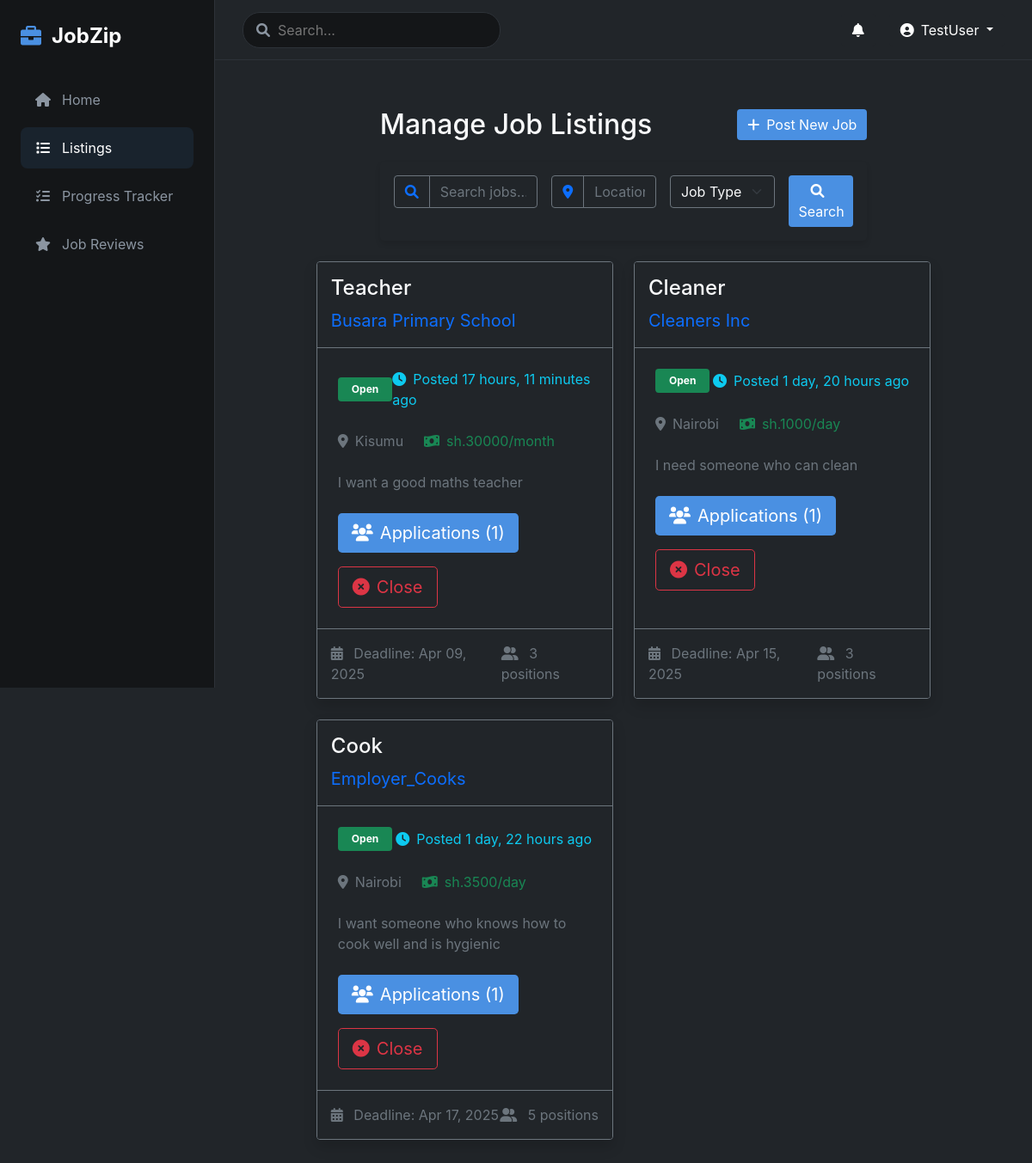
Screenshot of /listings/ (signed in) with the database file from the repository.
### jobs/models.py (models this page shows, shortened)
class User(AbstractUser):
    USER_TYPE_CHOICES = (
        ('employer', 'Employer'),
        ('employee', 'Employee'),
    )
    user_type = models.CharField(max_length=10, choices=USER_TYPE_CHOICES, default='employee')
    profile_picture = models.ImageField(upload_to='profile_pics/', null=True, blank=True)
    location = models.CharField(max_length=100, null=True, blank=True)
    bio = models.TextField(null=True, blank=True)
    date_joined = models.DateTimeField(default=timezone.now)

class Job(models.Model):
    STATUS_CHOICES = (
        ('open', 'Open'),
        ('closed', 'Closed'),
    )
    employer = models.ForeignKey(User, on_delete=models.CASCADE, related_name='posted_jobs')
    title = models.CharField(max_length=200)
    description = models.TextField()
    location = models.CharField(max_length=100)
    duration = models.CharField(max_length=50)
    company = models.CharField(max_length=200)
    salary = models.CharField(max_length=100, help_text="e.g., $50,000/year or $25/hour", null=True, blank=True)
    employees_required = models.IntegerField()
    deadline = models.DateTimeField()
    created_at = models.DateTimeField(auto_now_add=True)
    status = models.CharField(max_length=10, choices=STATUS_CHOICES, default='open')
    company_pictures = models.ManyToManyField('CompanyPicture')

### jobs/views.py (the view)
# urls.py: path('listings/', views.listings, name='listings'),
@login_required
def listings(request):
    if request.user.user_type == 'employer':
        return render(request, 'jobs/employer_listings.html', {
            'jobs': Job.objects.filter(employer=request.user).order_by('-created_at'),
            'form': JobPostForm()
        })
    elif request.user.user_type == 'employee':
        jobs = Job.objects.filter(status='open').order_by('-created_at')
        bookmarks = Bookmark.objects.filter(user=request.user).values_list('job_id', flat=True)
        for job in jobs:
            job.is_bookmarked = job.id in bookmarks
        return render(request, 'jobs/listings.html', {'jobs': jobs})
    return redirect('home')

### jobs/templates/jobs/employer_listings.html (shortened to what this page needs)
{% extends 'jobs/base.html' %}
{% load static %}
{% block content %}
<div class="container-fluid py-4">
    <div class="row mb-4">
        <div class="col-md-8 mx-auto">
            <div class="d-flex justify-content-between align-items-center">
                <h2 class="mb-0">Manage Job Listings</h2>
                <button type="button" class="btn btn-primary" data-bs-toggle="modal" data-bs-target="#postJobModal">
                    <i class="fas fa-plus me-2"></i>Post New Job
                </button>
            </div>
        </div>
    </div>
    <div class="row mb-4">
        <div class="col-md-8 mx-auto">
            <div class="search-bar bg-darker rounded-3 p-3">
                <form method="GET" action="{% url 'listings' %}" class="row g-3">
                    <div class="col-md-4">
                        <div class="input-group">
                            <span class="input-group-text bg-dark border-secondary">
                                <i class="fas fa-search text-primary"></i>
                            </span>
                            <input type="text" name="q" class="form-control bg-dark border-secondary" placeholder="Search jobs..." value="{{ request.GET.q }}">
                        </div>
                    </div>
                    <div class="col-md-3">
                        <div class="input-group">
                            <span class="input-group-text bg-dark border-secondary">
                                <i class="fas fa-map-marker-alt text-primary"></i>
                            </span>
                            <input type="text" name="location" class="form-control bg-dark border-secondary" placeholder="Location..." value="{{ request.GET.location }}">
                        </div>
                    </div>
                    <div class="col-md-3">
                        <select name="type" class="form-select bg-dark border-secondary text-light">
                            <option value="">Job Type</option>
                        </select>
                    </div>
                    <div class="col-md-2">
                        <button type="submit" class="btn btn-primary w-100">
                            <i class="fas fa-search me-2"></i>Search
                        </button>
                    </div>
                </form>
            </div>
        </div>
    </div>
    <div class="row">
        <div class="col-md-10 mx-auto">
            <div class="row g-4">
                {% for job in jobs %}
                <div class="col-lg-6">
                    {% include 'jobs/components/job_card.html' with job=job %}
                </div>
                {% endfor %}
            </div>
        </div>
    </div>
</div>
{% endblock %}

### jobs/templates/jobs/base.html (shortened to what this page needs)
<!DOCTYPE html>
<html lang="en">
<head>
    <link href="https://cdn.jsdelivr.net/npm/bootstrap@5.1.3/dist/css/bootstrap.min.css" rel="stylesheet">
    <link rel="stylesheet" href="https://cdnjs.cloudflare.com/ajax/libs/font-awesome/6.0.0/css/all.min.css">
    {% load static %}
    <link rel="stylesheet" href="{% static 'css/style.css' %}">
</head>
<body class="bg-dark text-light">
    <div class="d-flex">
        <div class="sidebar bg-darker">
            <div class="logo-container">
                <i class="fas fa-briefcase app-icon"></i>
                <span class="app-title">JobZip</span>
            </div>
            <nav>
                <ul class="nav flex-column">
                    <li class="nav-item">
                        <a href="{% url 'home' %}" class="nav-link {% if request.resolver_match.url_name == 'home' %}active{% endif %}">
                            <i class="fas fa-home"></i> Home
                        </a>
                    </li>
                    {% if user.user_type == 'employer' %}
                    <li class="nav-item">
                        <a href="{% url 'listings' %}" class="nav-link {% if request.resolver_match.url_name == 'listings' %}active{% endif %}">
                            <i class="fas fa-list"></i> Listings
                        </a>
                    </li>
                    <li class="nav-item">
                        <a href="{% url 'progress_tracker' %}" class="nav-link {% if request.resolver_match.url_name == 'progress_tracker' %}active{% endif %}">
                            <i class="fas fa-tasks"></i> Progress Tracker
                        </a>
                    </li>
                    {% endif %}
                    <li class="nav-item">
                        <a href="{% url 'job_reviews' %}" class="nav-link {% if request.resolver_match.url_name == 'job_reviews' %}active{% endif %}">
                            <i class="fas fa-star"></i> Job Reviews
                        </a>
                    </li>
                </ul>
            </nav>
        </div>
        <div class="main-content">
            <header class="header bg-darker">
                <div class="search-container">
                    <i class="fas fa-search search-icon"></i>
                    <input type="text" class="search-input" placeholder="Search...">
                </div>
                <div class="header-right">
                    <div class="notifications dropdown">
                        <button class="btn btn-dark position-relative" data-bs-toggle="dropdown">
                            <i class="fas fa-bell"></i>
                        </button>
                    </div>
                    {% if user.is_authenticated %}
                    <div class="dropdown">
                        <button class="btn btn-dark dropdown-toggle" type="button" id="userMenu" data-bs-toggle="dropdown">
                            <i class="fas fa-user-circle me-2"></i>{{ user.username }}
                        </button>
                    </div>
                    {% else %}
                    <a href="{% url 'login' %}" class="btn btn-primary">
                        <i class="fas fa-sign-in-alt me-2"></i>Login
                    </a>
                    {% endif %}
                </div>
            </header>
            <main class="content-area">
                {% block content %}{% endblock %}
            </main>
        </div>
    </div>
</body>
</html>

### jobs/templates/jobs/components/job_card.html
<div class="card bg-dark border-secondary h-100 shadow">
    <div class="card-header bg-dark border-secondary py-3">
        <h4 class="card-title mb-2">{{ job.title }}</h4>
        <p class="text-primary fs-5 mb-0">{{ job.company }}</p>
    </div>
    <div class="card-body p-4">
        <div class="d-flex justify-content-between align-items-center mb-4">
            <span class="badge {% if job.status == 'open' %}bg-success{% else %}bg-danger{% endif %} px-3 py-2">
                {{ job.get_status_display }}
            </span>
            <div class="text-info">
                <i class="fas fa-clock me-2"></i>Posted {{ job.created_at|timesince }} ago
            </div>
        </div>
        <div class="d-flex flex-wrap gap-4 mb-4">
            <div class="text-muted fs-6">
                <i class="fas fa-map-marker-alt me-2"></i>{{ job.location }}
            </div>
            <div class="text-success fs-6">
                <i class="fas fa-money-bill-wave me-2"></i>{{ job.salary }}
            </div>
        </div>
        <p class="card-text text-muted mb-4 fs-6">{{ job.description|truncatewords:50 }}</p>
        <div class="d-flex flex-wrap gap-3 mt-auto">
            <a href="{% url 'job_applications' job.id %}" class="btn btn-primary btn-lg">
                <i class="fas fa-users me-2"></i>Applications ({{ job.applications.count }})
            </a>
            {% if job.status == 'open' %}
            <button onclick="closeJob({{ job.id }})" class="btn btn-outline-danger btn-lg">
                <i class="fas fa-times-circle me-2"></i>Close
            </button>
            {% else %}
            <button onclick="reopenJob({{ job.id }})" class="btn btn-outline-success btn-lg">
                <i class="fas fa-redo me-2"></i>Reopen
            </button>
            {% endif %}
        </div>
    </div>
    <div class="card-footer bg-dark border-secondary py-3">
        <div class="d-flex justify-content-between align-items-center text-muted">
            <div>
                <i class="fas fa-calendar-alt me-2"></i>
                Deadline: {{ job.deadline|date:"M d, Y" }}
            </div>
            <div>
                <i class="fas fa-user-friends me-2"></i>
                {{ job.employees_required }} position{{ job.employees_required|pluralize }}
            </div>
        </div>
    </div>
</div>

### static/css/style.css (style rules this page uses)
:root { --dark-bg: #1a1d21; --darker-bg: #141618; --primary-color: #4a90e2; --secondary-color: #6c757d; --text-light: #ffffff; --text-muted: #8b95a1; --border-color: #2d3238; }
body { background-color: var(--dark-bg); color: var(--text-light); font-family: 'Inter', sans-serif; }
.sidebar { width: 250px; height: 100vh; position: fixed; background-color: var(--darker-bg); padding: 1.5rem; border-right: 1px solid var(--border-color); }
.logo-container { display: flex; align-items: center; margin-bottom: 2rem; }
.app-icon { font-size: 1.5rem; color: var(--primary-color); margin-right: 0.75rem; }
.app-title { font-size: 1.5rem; font-weight: bold; color: var(--text-light); }
.nav-link { color: var(--text-muted); padding: 0.75rem 1rem; margin-bottom: 0.5rem; border-radius: 8px; display: flex; align-items: center; position: relative; }
.nav-link i { margin-right: 0.75rem; width: 20px; text-align: center; }
.nav-link:hover, .nav-link.active { color: var(--text-light); background-color: rgba(74, 144, 226, 0.1); }
.main-content { margin-left: 250px; min-height: 100vh; }
.header { height: 70px; padding: 1rem 2rem; display: flex; align-items: center; justify-content: space-between; border-bottom: 1px solid var(--border-color); }
.search-container { position: relative; width: 300px; }
.search-icon { position: absolute; left: 1rem; top: 50%; transform: translateY(-50%); color: var(--text-muted); }
.search-input { width: 100%; padding: 0.5rem 1rem 0.5rem 2.5rem; border-radius: 20px; border: 1px solid var(--border-color); background-color: var(--darker-bg); color: var(--text-light); }
.header-right { display: flex; align-items: center; gap: 1rem; }
.content-area { padding: 2rem; }
.form-control { background-color: var(--dark-bg); border: 1px solid var(--border-color); color: var(--text-light); }
.btn-primary { background-color: var(--primary-color); border: none; }
.btn { transition: all 0.2s ease-in-out; }
.card { transition: transform 0.2s ease-in-out, box-shadow 0.2s ease-in-out; }

### jobs/templates/jobs/employer_listings.html (style rules this page uses)
.search-bar { box-shadow: 0 4px 6px rgba(0, 0, 0, 0.1); }

### rows the page displays
User: username "TestUser"
Job: title "Teacher", company "Busara Primary School", status "Open", created_at "17 hours, 11 minutes", location "Kisumu", salary "sh.30000/month", description "I want a good maths teacher", applications.count "1", deadline "Apr 09, 2025", employees_required "3"
Job: title "Cleaner", company "Cleaners Inc", status "Open", created_at "1 day, 20 hours", location "Nairobi", salary "sh.1000/day", description "I need someone who can clean", applications.count "1", deadline "Apr 15, 2025", employees_required "3"
Job: title "Cook", company "Employer_Cooks", status "Open", created_at "1 day, 22 hours", location "Nairobi", salary "sh.3500/day", description "I want someone who knows how to cook well and is hygienic", applications.count "1", deadline "Apr 17, 2025", employees_required "5"
